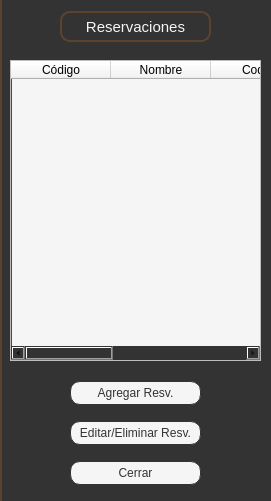
    <widget class="QWidget" name="Reservaciones" native="true">
     <property name="minimumSize">
      <size>
       <width>271</width>
       <height>501</height>
      </size>
     </property>
     <property name="maximumSize">
      <size>
       <width>271</width>
       <height>501</height>
      </size>
     </property>
     <property name="styleSheet">
      <string notr="true">background-color: #333333;
border-left: 2px solid #5d432c;

</string>
     </property>
     <widget class="QTableWidget" name="resv_widget">
      <property name="geometry">
       <rect>
        <x>10</x>
        <y>60</y>
        <width>251</width>
        <height>301</height>
       </rect>
      </property>
      <property name="styleSheet">
       <string notr="true">background-color: #f5f5f5;</string>
      </property>
      <column>
       <property name="text">
        <string>Código</string>
       </property>
      </column>
      <column>
       <property name="text">
        <string>Nombre</string>
       </property>
      </column>
      <column>
       <property name="text">
        <string>Codigo</string>
       </property>
      </column>
      <column>
       <property name="text">
        <string>Fecha</string>
       </property>
      </column>
      <column>
       <property name="text">
        <string>Hora</string>
       </property>
      </column>
     </widget>
     <widget class="QWidget" name="layoutWidget_2">
      <property name="geometry">
       <rect>
        <x>0</x>
        <y>460</y>
        <width>271</width>
        <height>26</height>
       </rect>
      </property>
      <layout class="QHBoxLayout" name="horizontalLayout_5">
       <item>
        <spacer name="horizontalSpacer_26">
         <property name="maximumSize">
          <size>
           <width>131</width>
           <height>24</height>
          </size>
         </property>
         <property name="orientation">
          <enum>Qt::Horizontal</enum>
         </property>
         <property name="sizeHint" stdset="0">
          <size>
           <width>40</width>
           <height>20</height>
          </size>
         </property>
        </spacer>
       </item>
       <item>
        <widget class="QPushButton" name="b_cerrar_resv">
         <property name="minimumSize">
          <size>
           <width>131</width>
           <height>24</height>
          </size>
         </property>
         <property name="maximumSize">
          <size>
           <width>131</width>
           <height>24</height>
          </size>
         </property>
         <property name="font">
          <font>
           <family>Segoe UI</family>
          </font>
         </property>
         <property name="styleSheet">
          <string notr="true">QPushButton {background-color: #f5f5f5;
        border: 1px solid #333333;
        border-radius: 10px;
		color: #333333
    }
    QPushButton:hover {background-color: #eaeaea;
    }
    QPushButton:pressed {background-color: #eaeaea;
    }</string>
         </property>
         <property name="text">
          <string>Cerrar</string>
         </property>
        </widget>
       </item>
       <item>
        <spacer name="horizontalSpacer_27">
         <property name="maximumSize">
          <size>
           <width>131</width>
           <height>24</height>
          </size>
         </property>
         <property name="orientation">
          <enum>Qt::Horizontal</enum>
         </property>
         <property name="sizeHint" stdset="0">
          <size>
           <width>40</width>
           <height>20</height>
          </size>
         </property>
        </spacer>
       </item>
      </layout>
     </widget>
     <widget class="QWidget" name="layoutWidget">
      <property name="geometry">
       <rect>
        <x>0</x>
        <y>10</y>
        <width>271</width>
        <height>33</height>
       </rect>
      </property>
      <layout class="QHBoxLayout" name="horizontalLayout_4">
       <item>
        <spacer name="horizontalSpacer_24">
         <property name="orientation">
          <enum>Qt::Horizontal</enum>
         </property>
         <property name="sizeHint" stdset="0">
          <size>
           <width>40</width>
           <height>20</height>
          </size>
         </property>
        </spacer>
       </item>
       <item>
        <widget class="QLabel" name="label_11">
         <property name="minimumSize">
          <size>
           <width>151</width>
           <height>31</height>
          </size>
         </property>
         <property name="maximumSize">
          <size>
           <width>151</width>
           <height>31</height>
          </size>
         </property>
         <property name="font">
          <font>
           <family>Segoe UI</family>
           <pointsize>11</pointsize>
          </font>
         </property>
         <property name="styleSheet">
          <string notr="true">background-color: #333333;
border: 2px solid #5d432c;
border-radius: 10px;
color: #f5f5f5</string>
         </property>
         <property name="text">
          <string>Reservaciones</string>
         </property>
         <property name="alignment">
          <set>Qt::AlignCenter</set>
         </property>
        </widget>
       </item>
       <item>
        <spacer name="horizontalSpacer_25">
         <property name="orientation">
          <enum>Qt::Horizontal</enum>
         </property>
         <property name="sizeHint" stdset="0">
          <size>
           <width>40</width>
           <height>20</height>
          </size>
         </property>
        </spacer>
       </item>
      </layout>
     </widget>
     <widget class="QWidget" name="layoutWidget_3">
      <property name="geometry">
       <rect>
        <x>0</x>
        <y>420</y>
        <width>271</width>
        <height>26</height>
       </rect>
      </property>
      <layout class="QHBoxLayout" name="horizontalLayout_13">
       <item>
        <spacer name="horizontalSpacer_42">
         <property name="maximumSize">
          <size>
           <width>131</width>
           <height>24</height>
          </size>
         </property>
         <property name="orientation">
          <enum>Qt::Horizontal</enum>
         </property>
         <property name="sizeHint" stdset="0">
          <size>
           <width>40</width>
           <height>20</height>
          </size>
         </property>
        </spacer>
       </item>
       <item>
        <widget class="QPushButton" name="b_editar_resv">
         <property name="minimumSize">
          <size>
           <width>131</width>
           <height>24</height>
          </size>
         </property>
         <property name="maximumSize">
          <size>
           <width>131</width>
           <height>24</height>
          </size>
         </property>
         <property name="font">
          <font>
           <family>Segoe UI</family>
          </font>
         </property>
         <property name="styleSheet">
          <string notr="true">QPushButton {background-color: #f5f5f5;
        border: 1px solid #333333;
        border-radius: 10px;
		color: #333333
    }
    QPushButton:hover {background-color: #eaeaea;
    }
    QPushButton:pressed {background-color: #eaeaea;
    }</string>
         </property>
         <property name="text">
          <string>Editar/Eliminar Resv.</string>
         </property>
        </widget>
       </item>
       <item>
        <spacer name="horizontalSpacer_43">
         <property name="maximumSize">
          <size>
           <width>131</width>
           <height>24</height>
          </size>
         </property>
         <property name="orientation">
          <enum>Qt::Horizontal</enum>
         </property>
         <property name="sizeHint" stdset="0">
          <size>
           <width>40</width>
           <height>20</height>
          </size>
         </property>
        </spacer>
       </item>
      </layout>
     </widget>
     <widget class="QWidget" name="layoutWidget_4">
      <property name="geometry">
       <rect>
        <x>0</x>
        <y>380</y>
        <width>271</width>
        <height>26</height>
       </rect>
      </property>
      <layout class="QHBoxLayout" name="horizontalLayout_14">
       <item>
        <spacer name="horizontalSpacer_44">
         <property name="maximumSize">
          <size>
           <width>131</width>
           <height>24</height>
          </size>
         </property>
         <property name="orientation">
          <enum>Qt::Horizontal</enum>
         </property>
         <property name="sizeHint" stdset="0">
          <size>
           <width>40</width>
           <height>20</height>
          </size>
         </property>
        </spacer>
       </item>
       <item>
        <widget class="QPushButton" name="b_agregar_resv">
         <property name="minimumSize">
          <size>
           <width>131</width>
           <height>24</height>
          </size>
         </property>
         <property name="maximumSize">
          <size>
           <width>131</width>
           <height>24</height>
          </size>
         </property>
         <property name="font">
          <font>
           <family>Segoe UI</family>
          </font>
         </property>
         <property name="styleSheet">
          <string notr="true">QPushButton {background-color: #f5f5f5;
        border: 1px solid #333333;
        border-radius: 10px;
		color: #333333
    }
    QPushButton:hover {background-color: #eaeaea;
    }
    QPushButton:pressed {background-color: #eaeaea;
    }</string>
         </property>
         <property name="text">
          <string>Agregar Resv.</string>
         </property>
        </widget>
       </item>
       <item>
        <spacer name="horizontalSpacer_45">
         <property name="maximumSize">
          <size>
           <width>131</width>
           <height>24</height>
          </size>
         </property>
         <property name="orientation">
          <enum>Qt::Horizontal</enum>
         </property>
         <property name="sizeHint" stdset="0">
          <size>
           <width>40</width>
           <height>20</height>
          </size>
         </property>
        </spacer>
       </item>
      </layout>
     </widget>
    </widget>
